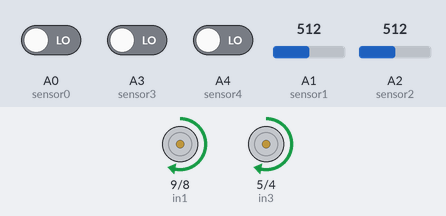
Recording of a sketch running on a simulated Arduino Uno, built with avr-gcc and run on an emulated ATmega328P. On the bench: motor-driver pin pairs drawn as motors (green arrow = first pin HIGH = forward, orange = second pin HIGH = backward, longer = more drive, scaled by the enable pin). The inputs (shaded band) are chosen by the test bench; at power-on: A2 (sensor2) = 512, A0 (sensor0) LOW, A3 (sensor3) LOW, A4 (sensor4) LOW, A1 (sensor1) = 512.

Above: at 1.2 s.
1.3 s: A2 (sensor2) set to 111
2.8 s: A2 (sensor2) set to 94
At 3.0 s:
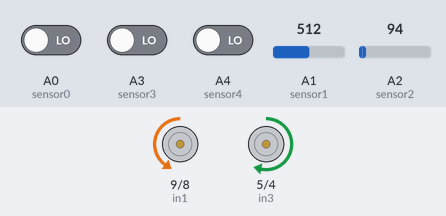
5.8 s: A2 (sensor2) set to 110
At 6.7 s:
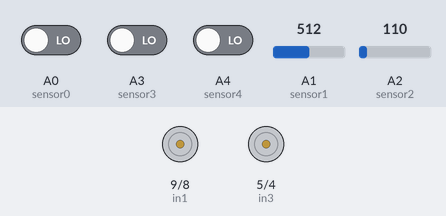
7.4 s: A0 (sensor0) driven HIGH
At 7.58 s:
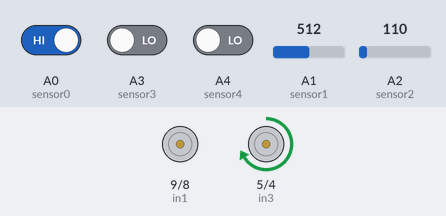
10.4 s: A3 (sensor3) driven HIGH
At 10.99 s:
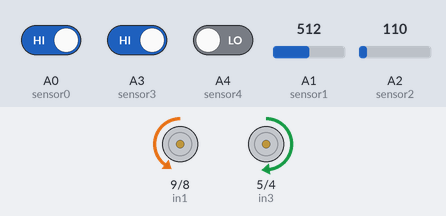
13.4 s: A4 (sensor4) driven HIGH
At 13.67 s:
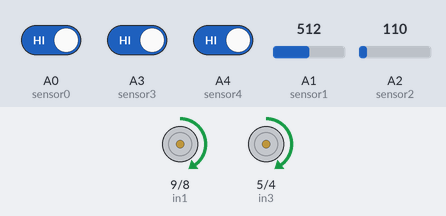
Timing chart, 0 to 16.4 s (numbered marks = the images above; inputs shaded):
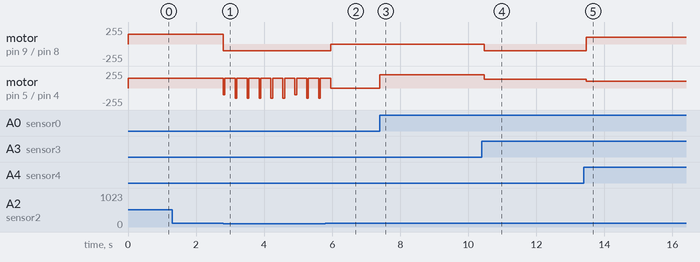

Measured:
- the behaviour switches between 101 and 100 on A2 (sensor2) (found by bisection; images 0 and 1)
- after the input at 1.3 s, every drawn part: stays the same
- after the input at 2.8 s, motor on pin 9 (in1) / pin 8 (in2): forward 150/255 → backward 100/255 at once
- after the input at 5.8 s, motor on pin 9 (in1) / pin 8 (in2): backward 100/255 → stopped after 0.15 s
- after the input at 7.4 s, motor on pin 5 (in3) / pin 4 (in4): stopped → forward 200/255 at once
- after the input at 10.4 s, motor on pin 9 (in1) / pin 8 (in2): stopped → backward 100/255 after 0.07 s; motor on pin 5 (in3) / pin 4 (in4): forward 200/255 → forward 130/255 after 0.07 s
- after the input at 13.4 s, motor on pin 9 (in1) / pin 8 (in2): backward 100/255 → forward 100/255 after 0.07 s; motor on pin 5 (in3) / pin 4 (in4): forward 130/255 → forward 100/255 after 0.07 s

The sketch:

Robot_car_pid.ino
```cpp
int enA = 10;
int enB = 6;
int in1 = 9;
int in2 = 8;
int in3 = 5;
int in4 = 4;
int sensor0 = A0;
int sensor1 = A1;
int sensor2 = A2;
int sensor3 = A3;
int sensor4 = A4;

float Kp=35,Ki=0,Kd=5;
float error=0, P=0, I=0, D=0, PID_value=0;
float previous_error=0,previous_I=0;
int initial_motor_speed=150;

void setup()
{

pinMode(enA, OUTPUT);
pinMode(in1, OUTPUT);
pinMode(in2, OUTPUT);
pinMode(in3, OUTPUT);
pinMode(in4, OUTPUT);

pinMode(sensor0, INPUT);
pinMode(sensor1, INPUT);
pinMode(sensor2, INPUT);
pinMode(sensor3, INPUT);
pinMode(sensor4, INPUT);
//Serial.begin(9600);

}
void loop()
{

int ss0 = digitalRead(sensor0);
int ss1 = analogRead(sensor1);
int ss2 = analogRead(sensor2);
int ss3 = digitalRead(sensor3);
int ss4 = digitalRead(sensor4);
if(ss1<=10){ss1 = 0;}else{ss1 = 1;};
if(ss2<=100){ss2 = 0;}else{ss2 = 1;};
//Serial.print(ss0);
//Serial.print(" ");
//Serial.print(ss1);
//Serial.print(" ");
//Serial.print(ss2);
//Serial.print(" ");
//Serial.print(ss3);
//Serial.print(" ");
//Serial.println(ss4);
//delay(500);

                                                                                          //เซนเซอร์ค่าอาร์เรย์  ค่าความผิดพลาด
if((ss0==1)&&(ss1==1)&&(ss2==1)&&(ss3==1)&&(ss4==0)){        //1 1 1 1 0               4
error=-5;
digitalWrite(in1, LOW);
digitalWrite(in2, HIGH);
digitalWrite(in3, HIGH);
digitalWrite(in4, LOW);
analogWrite(enA,100); //Left Motor Speed
analogWrite(enB,130); //Right Motor Speed
delay(150);
//if(error==4) error=5;}
}
else if((ss0==1)&&(ss1==1)&&(ss2==1)&&(ss3==0)&&(ss4==0)){   //1 1 1 0 0               3
digitalWrite(in1, HIGH);
digitalWrite(in2, LOW);
digitalWrite(in3, HIGH);
digitalWrite(in4, LOW);
analogWrite(enA,0); //Left Motor Speed
analogWrite(enB,200); //Right Motor Speed
delay(180);
error=-5;}
else if((ss0==1)&&(ss1==1)&&(ss2==1)&&(ss3==0)&&(ss4==1)){   //1 1 1 0 1               2
digitalWrite(in1, HIGH);
digitalWrite(in2, LOW);
digitalWrite(in3, HIGH);
digitalWrite(in4, LOW);
analogWrite(enA,0); //Left Motor Speed
analogWrite(enB,200); //Right Motor Speed
delay(180);
error=-5;
}
else if((ss0==1)&&(ss1==1)&&(ss2==0)&&(ss3==0)&&(ss4==1)){   //1 1 0 0 1               1
error=-6;
}
else if((ss0==1)&&(ss1==1)&&(ss2==0)&&(ss3==1)&&(ss4==1))   //1 1 0 1 1               0
error=0;
else if((ss0==1)&&(ss1==0)&&(ss2==0)&&(ss3==1)&&(ss4==1))   //1 0 0 1 1              -1
error=-4;
else if((ss0==1)&&(ss1==0)&&(ss2==1)&&(ss3==1)&&(ss4==1)){   //1 0 1 1 1              -2
  digitalWrite(in1, HIGH);
  digitalWrite(in2, LOW);
  digitalWrite(in3, LOW);
  digitalWrite(in4, HIGH);
  analogWrite(enA,100); //Left Motor Speed
  analogWrite(enB,130); //Right Motor Speed
  delay(50);
error=-4;}
else if((ss0==0)&&(ss1==0)&&(ss2==1)&&(ss3==1)&&(ss4==1))   //0 0 1 1 1              -3
error=-6;
else if((ss0==0)&&(ss1==1)&&(ss2==1)&&(ss3==1)&&(ss4==1))   //0 1 1 1 1              -4
error=-7;
else if((ss0==0)&&(ss1==0)&&(ss2==0)&&(ss3==1)&&(ss4==1))   //0 0 0 1 1              -5
error=-10;
else if((ss2==0)&&(ss3==0)&&(ss4==0)){   //1 1 0 0 0               5
digitalWrite(in1, LOW);
digitalWrite(in2, HIGH);
digitalWrite(in3, LOW);
digitalWrite(in4, HIGH);
analogWrite(enA,100); //Left Motor Speed
analogWrite(enB,100); //Right Motor Speed
delay(50);
digitalWrite(in1, LOW);
digitalWrite(in2, HIGH);
digitalWrite(in3, HIGH);
digitalWrite(in4, LOW);
analogWrite(enA,100); //Left Motor Speed
analogWrite(enB,150); //Right Motor Speed
delay(300);
error=777;
}
else if((ss0==1)&&(ss1==1)&&(ss2==1)&&(ss3==1)&&(ss4==1)){   //1 1 1 1 1 -5 หรือ 5 (ขึ้นอยู่กับค่าก่อนหน้านี้)
  digitalWrite(in1, HIGH);
  digitalWrite(in2, LOW);
  digitalWrite(in3, HIGH);
  digitalWrite(in4, LOW);
analogWrite(enA,100); //Left Motor Speed
analogWrite(enB,100); //Right Motor Speed
delay(100);
error=777;
}
else if((ss0==0)&&(ss1==0)&&(ss2==0)&&(ss3==0)&&(ss4==0)){
  error=777;
}
//if(error==-4) error=-6;

P = error;
I += error;//I + previous_I;
D = error-previous_error;
PID_value = (Kp*P) + (Ki*I) + (Kd*D);  //float Kp=0,Ki=0,Kd=0;
previous_I=I;
previous_error=error;

int right_motor_speed = 0;
int left_motor_speed = 0;
if(error != 777){
 right_motor_speed = initial_motor_speed+PID_value;
 left_motor_speed = initial_motor_speed-PID_value;

}

//
constrain(left_motor_speed,0,255);
constrain(right_motor_speed,0,255);
//if(error <= -5){
//  digitalWrite(in1, HIGH);
//  digitalWrite(in2, LOW);
//  digitalWrite(in3, LOW);
//  digitalWrite(in4, HIGH);
//}
//else if(error > 3){
//  digitalWrite(in1, LOW);
//  digitalWrite(in2, HIGH);
//  digitalWrite(in3, HIGH);
//  digitalWrite(in4, LOW);
//}
//else{
//  digitalWrite(in1, HIGH);
//  digitalWrite(in2, LOW);
//  digitalWrite(in3, HIGH);
//  digitalWrite(in4, LOW);
//}
digitalWrite(in1, HIGH);
  digitalWrite(in2, LOW);
  digitalWrite(in3, HIGH);
  digitalWrite(in4, LOW);

analogWrite(enA,left_motor_speed); //Left Motor Speed
analogWrite(enB,right_motor_speed); //Right Motor Speed


}
```
